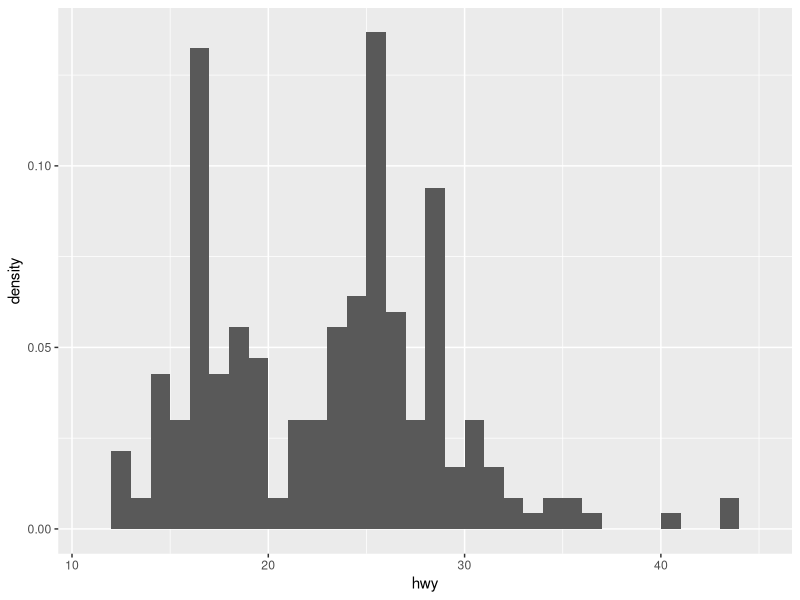
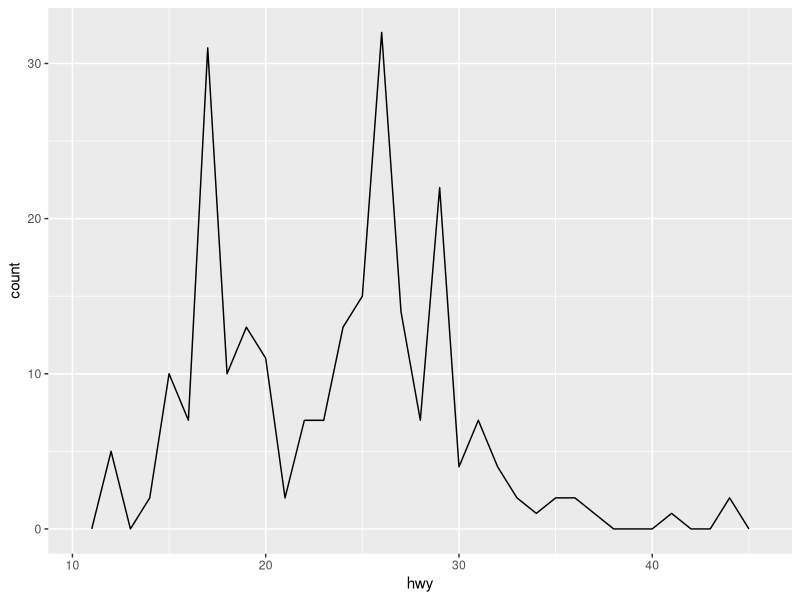
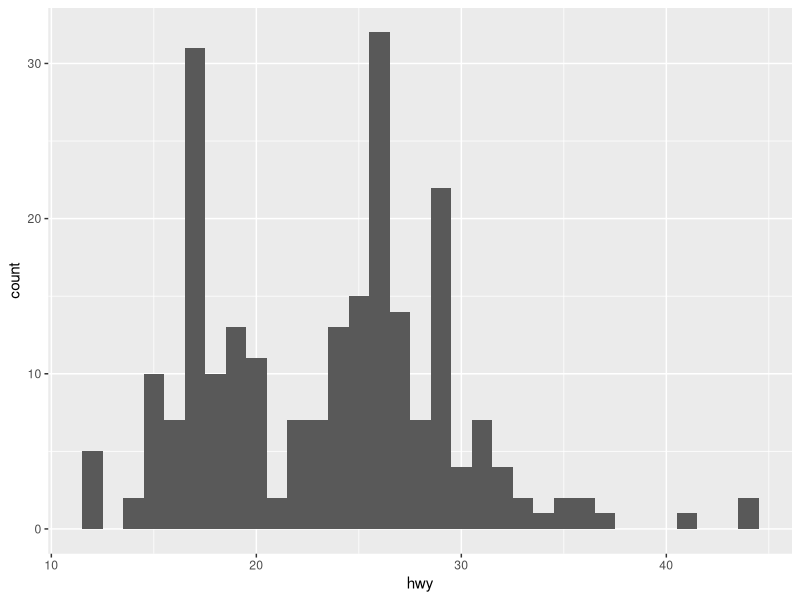
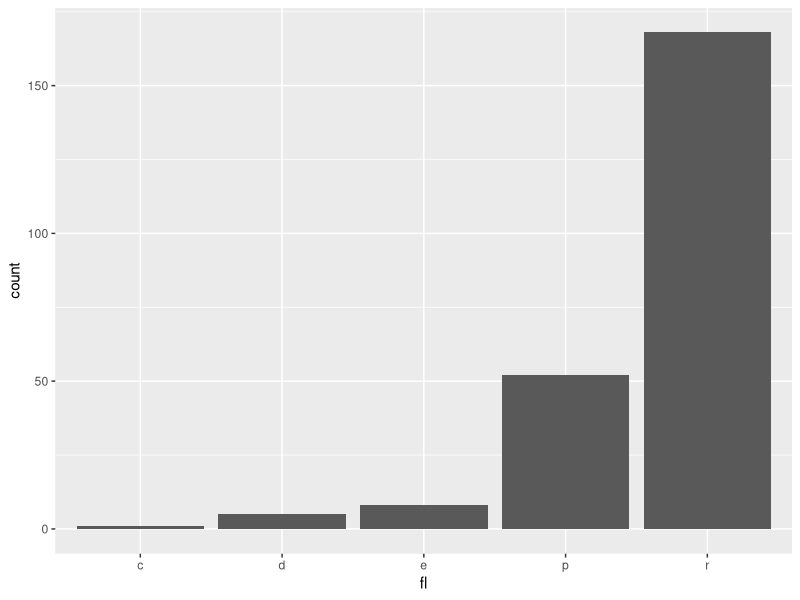
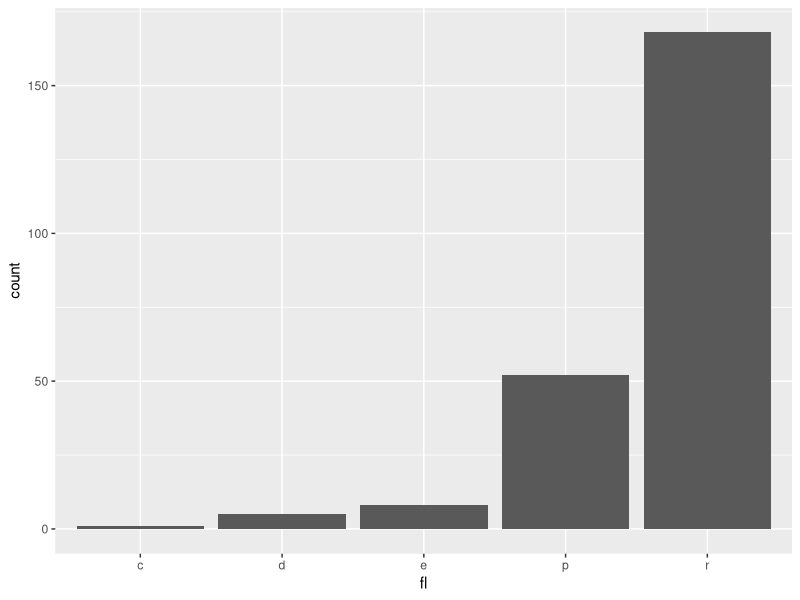
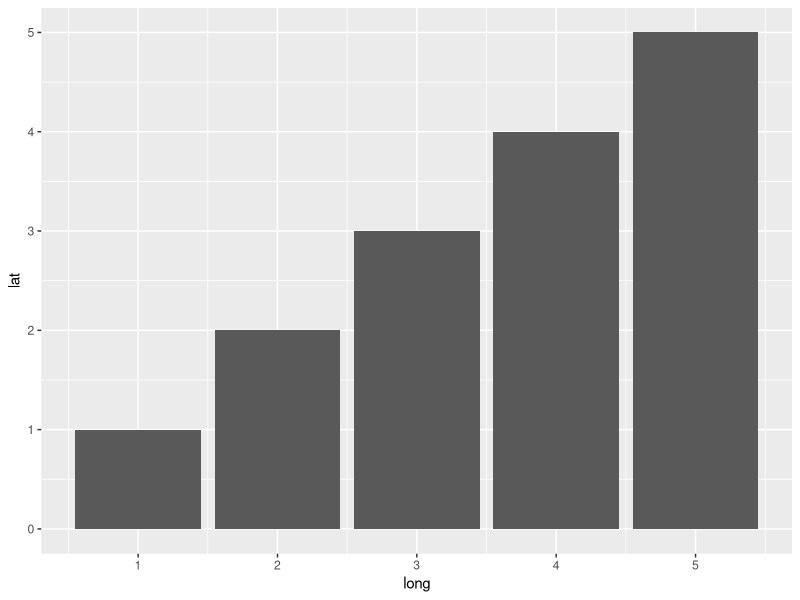
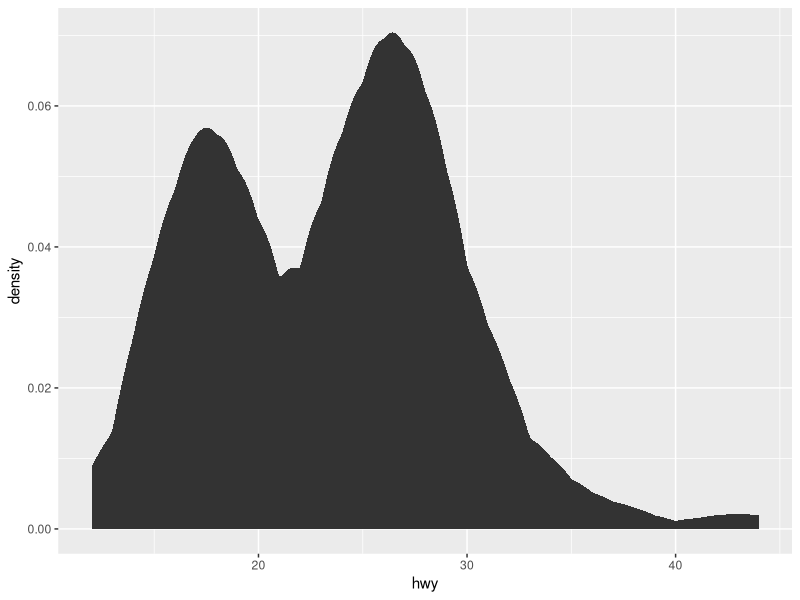
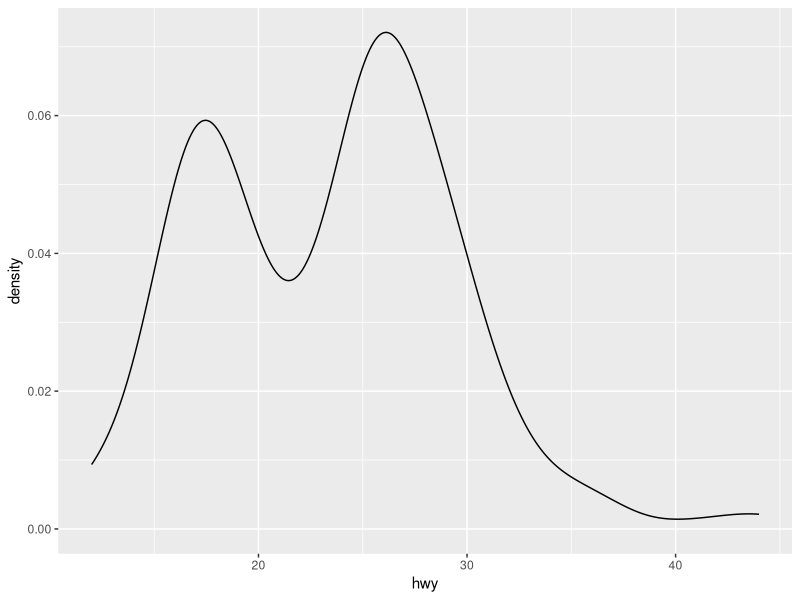

Write R code to recreate these figures, in order. (Note: this script raises an error after producing the figures.)
## ---- chunk 1
knitr::opts_chunk$set(warning = FALSE, message = FALSE)
knitr::opts_chunk$set(fig.align = "center", out.width = "50%")
library(ggplot2)
library(dplyr)
## ---- chunk 2
c <- ggplot(mpg, aes(hwy))
c + stat_bin(aes(y = ..density..), binwidth = 1, boundary = 0, pad = TRUE)
## ---- chunk 3
c + geom_freqpoly(binwidth = 1)
## ---- chunk 4
c + geom_histogram(binwidth = 1, boundary = 0.5)
## ---- chunk 5
d <- ggplot(mpg, aes(fl))
d + stat_count(width = 0.9)
## ---- chunk 6
d + geom_bar()
## ---- chunk 7
fyc <- tibble(long = rep(1:5, c(1:5)), lat = 1)
ggplot(fyc, aes(long, lat)) + geom_col()
## ---- chunk 8
c <- ggplot(mpg, aes(hwy))
c + stat_density(kernel = "epanechnikov")
## ---- chunk 9
c + geom_density(kernel = "gaussian")
## ---- chunk 10
e <- ggplot(mpg, aes(cty, hwy))
e + stat_bin_2d(binwidth = 1, drop = TRUE)
## ---- chunk 11
e + stat_bin_hex(binwidth = 1)
## ---- chunk 12
e + geom_bin2d()
## ---- chunk 13
e + geom_hex()
## ---- chunk 14
e <- ggplot(mpg, aes(cty, hwy))
e + 
  stat_quantile(quantiles = c(0.1, 0.9), formula = y ~ log(x), method = "rq") + 
  geom_point()
## ---- chunk 15
e + 
  geom_quantile(quantiles = c(0.1, 0.9), formula = y ~ log(x), method = "rq") +
  geom_point()
## ---- chunk 16
e <- ggplot(mpg, aes(cty, hwy))
e + 
  stat_smooth(method = "lm", formula = y ~ x, se = TRUE, level = 0.95) +
  geom_point()
## ---- chunk 17
e + 
  geom_smooth(method = "lm", formula = y ~ x, se = TRUE, level = 0.95) +
  geom_point()
## ---- chunk 18
f <- ggplot(mpg, aes(class, hwy))
f + stat_boxplot()
## ---- chunk 19
f + geom_boxplot()
## ---- chunk 20
f <- ggplot(mpg, aes(class, hwy))
f + stat_ydensity(kernel = "gaussian", scale = "area")
## ---- chunk 21
f + geom_violin(scale = "width")
## ---- chunk 22
e <- ggplot(mpg, aes(cty, hwy))
e + stat_sum()
## ---- chunk 23
e + geom_count()
## ---- chunk 24
seals <- seals %>% 
  mutate(z = sqrt(delta_long^2 + delta_lat^2))
l <- ggplot(seals, aes(long, lat))
l + stat_contour(aes(z = z))
## ---- chunk 25
l + geom_contour(aes(z = z))
## ---- chunk 26
e <- ggplot(mpg, aes(cty, hwy))
e + 
  stat_summary(fun.data = "mean_cl_boot") +
  geom_point(colour = "red", size = 1)
## ---- chunk 27
e + 
  stat_summary_bin(fun.data = "mean_cl_boot", binwidth = 2) +
  geom_point(colour = "red", size = 1)
## ---- chunk 28
l <- ggplot(seals, aes(long, lat))
l + stat_summary_2d(aes(z = z), binwidth = c(20, 10),fun = mean)
## ---- chunk 29
l + stat_summary_hex(aes(z = z), binwidth = c(20, 10), fun = max)
## ---- chunk 30
ggplot(data.frame(x = -3:3)) + 
  stat_function(
    aes(x), n = 99, fun = dnorm, 
    args = list(sd = 0.5), xlim = c(-1,1)
  )
## ---- chunk 31
e <- ggplot(mpg, aes(cty, hwy))
e + stat_ecdf(n = NULL, pad = FALSE)
## ---- chunk 32
ggplot() + 
  stat_qq(aes(sample = 1:100), distribution = qt, dparams = list(df = 5))
## ---- chunk 33
ggplot() + 
  stat_qq_line(aes(sample = 1:100), distribution = qt, dparams = list(df = 5))
## ---- chunk 34
c2 <- ggplot(mpg)
c2 + geom_qq(aes(sample = hwy))
## ---- chunk 35
c2 + geom_qq_line(aes(sample = hwy))
## ---- chunk 36
e <- ggplot(mpg, aes(cty, hwy))
e + 
  stat_density_2d(contour = TRUE, n = 100) +
  geom_point()
## ---- chunk 37
e + geom_density2d()
## ---- chunk 38
e <- ggplot(mpg, aes(cty, hwy))
e + 
  stat_ellipse(type = "t", level = 0.95, segments = 51) +
  geom_point()
## ---- chunk 39
ggplot(mpg, aes(cty, hwy)) + geom_blank()
## ---- chunk 40
fyc <- tibble(long = c(10, 12), lat = c(10, 12))
## ---- chunk 41
ggplot(fyc, aes(long, lat)) + 
  geom_curve(
    aes(yend = lat + 1, xend = long + 1),
    curvature = 0.5,
    angle = c(45, 135),
    ncp = 5,
    arrow = arrow(angle = 30, length = unit(0.1, "inches"),
                  ends = "last", type = "closed"),
    arrow.fill = "red",
    lineend = "butt"
  )
## ---- chunk 42
ggplot(fyc, aes(long, lat)) + 
  geom_segment(
    aes(yend = lat + 1, xend = long + 1),
    arrow = arrow(angle = 30, length = unit(0.25, "inches"),
                  ends = "both", type = "closed"),
    arrow.fill = "green",
    lineend = "butt",
    linejoin = "round"
  )
## ---- chunk 43
fyc <- tibble(
  long = c(1,5,4,3,2), lat = c(1,1,2,3,2)
)
fyc <- ggplot(fyc, aes(long, lat))
## ---- chunk 44
fyc + geom_path()
## ---- chunk 45
fyc + geom_line()
## ---- chunk 46
fyc + geom_step(direction = "hv")
## ---- chunk 47
ids <- factor(c("1.1", "2.1", "1.2", "2.2", "1.3", "2.3"))
values <- data.frame(
  id = ids,
  value = c(3, 3.1, 3.1, 3.2, 3.15, 3.5)
)
positions <- data.frame(
  id = rep(ids, each = 4),
  x = c(2, 1, 1.1, 2.2, 1, 0, 0.3, 1.1, 2.2, 1.1, 1.2, 2.5, 1.1,
        0.3, 0.5, 1.2, 2.5, 1.2, 1.3, 2.7, 1.2, 0.5, 0.6, 1.3),
  y = c(-0.5, 0, 1, 0.5, 0, 0.5, 1.5, 1, 0.5, 1, 2.1, 1.7, 1, 1.5,
        2.2, 2.1, 1.7, 2.1, 3.2, 2.8, 2.1, 2.2, 3.3, 3.2)
)
datapoly <- merge(values, positions, by = c("id"))
## ---- chunk 48
p <- ggplot(datapoly, aes(x = x, y = y)) +
  geom_polygon(aes(fill = value, group = id))
p + geom_point(colour = "red")
## ---- chunk 49
holes <- do.call(
  rbind, 
  lapply(
    split(datapoly, datapoly$id),
    function(df) {
      df$x <- df$x + 0.5 * (mean(df$x) - df$x)
      df$y <- df$y + 0.5 * (mean(df$y) - df$y)
      df
    }
  )
)
datapoly$subid <- 1L
holes$subid <- 2L
datapoly <- rbind(datapoly, holes)
## ---- chunk 50
p <- ggplot(datapoly, aes(x = x, y = y)) +
  geom_polygon(aes(fill = value, group = id, subgroup = subid), 
               rule = "evenodd")
p + geom_point(aes(colour = as.factor(subid)))
## ---- chunk 51
fyc <- tibble(long = c(10, 12, 15), lat = c(10, 12, 15))
seals$z <- sqrt(seals$long^2 + seals$lat^2)
l <- ggplot(seals, aes(long, lat))
## ---- chunk 52
ggplot(fyc) + 
  geom_rect(
    aes(xmin = long - 2, ymin = lat - 2, 
        xmax = long + 2, ymax = lat + 2),
    alpha = 0.5
  ) +
  geom_point(aes(long, lat), colour = "red")
## ---- chunk 53
ggplot(fyc, aes(long, lat)) +
  geom_raster(hjust = 1, vjust = 1, alpha = 0.5) +
  geom_point(colour = "red")
## ---- chunk 54
ggplot(fyc, aes(long, lat)) +
  geom_tile(width = 4, height = 4, alpha = 0.5) +
  geom_point(colour = "red")
## ---- chunk 55
l + geom_raster(
  aes(fill = z), hjust = 0.5, vjust = 0.5, interpolate = TRUE
)
## ---- chunk 56
l + geom_tile(aes(fill = z))
## ---- chunk 57
a <- ggplot(economics, aes(date, unemploy))
## ---- chunk 58
a + geom_ribbon(
  aes(ymin = unemploy - 900, ymax = unemploy + 900)
)
## ---- chunk 59
a + geom_area()
## ---- chunk 60
ggplot() + 
  geom_abline(aes(intercept = 0, slope = 1)) +
  geom_hline(aes(yintercept = 1)) +
  geom_vline(aes(xintercept = 1))
## ---- chunk 61
fyc <- tibble(
  long = c(10:13), lat = c(10:13), 
  lb = c(NA, "FANG", "GONG", NA)
  )
## ---- chunk 62
ggplot(fyc, aes(long, lat)) + 
  geom_label(
    aes(label = lb), nudge_x = 0.3, nudge_y = 0.3,
    label.padding = unit(0.5, "lines"),
    label.r = unit(0.5, "lines"),
    label.size = 0.5
    ) +
  geom_point()
## ---- chunk 63
ggplot(fyc, aes(long, lat)) + 
  geom_text(aes(label = lb))
## ---- chunk 64
e <- ggplot(mpg, aes(cty, hwy))
## ---- chunk 65
e + geom_jitter(height = 2, width = 2) + 
  geom_point(colour = "red")
## ---- chunk 66
e <- ggplot(mpg, aes(cty, hwy))
## ---- chunk 67
e + geom_point()
## ---- chunk 68
e <- ggplot(mpg, aes(cty, hwy))
## ---- chunk 69
e + geom_rug(
  outside = FALSE, sides = "tbl", length = unit(0.1, "npc")
  )
## ---- chunk 70
df <- tibble(grp = c("A", "B"), fit = 4:5, se = 1:2)
j <- ggplot(df, aes(grp, fit, ymin = fit-se, ymax = fit+se))
## ---- chunk 71
j + geom_crossbar(fatten = 2)
## ---- chunk 72
j + geom_errorbar()
## ---- chunk 73
j + geom_linerange()
## ---- chunk 74
j + geom_pointrange()
## ---- chunk 75
data <- data.frame(
  murder = USArrests$Murder,
  state = tolower(rownames(USArrests))
)
map <- map_data("state")
k <- ggplot(data, aes(fill = murder))
## ---- chunk 76
k + geom_map(aes(map_id = state), map = map) +
  expand_limits(x = map$long, y = map$lat)
## ---- chunk 77
b <- ggplot(seals, aes(x = long, y = lat))
## ---- chunk 78
b + geom_spoke(aes(angle = 1:1155, radius = 1))
## ---- chunk 79
c <- ggplot(mpg, aes(hwy))
## ---- chunk 80
c + geom_dotplot()
